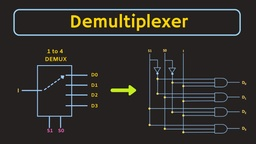
#> input picture 1-Bases-OpenCV/demux.jpg, 256 x 144 px, shrunk from 1280 x 720 before the run
$ jupyter execute image_manipulation.ipynb   (shell and % lines are left out)
#> lines starting #> are read from the running program, lines starting #| are printed output that depends on the picture
# Taller OpenCV

### Instalar librerías

### Librerías a usar

[cell 1]
# Import necessary libraries
import cv2  # OpenCV for image processing
import matplotlib.image as mpi  # Matplotlib's image module to read images
import matplotlib.pyplot as plt  # Matplotlib to display images
import numpy as np  # NumPy for numerical operations on images

### Funciones útiles

[cell 2]
# Utility function to load an image from a file
def img(file):
#> called with file = 'demux.jpg'
    datos = mpi.imread(file)  # Reads the image file
#> datos is the input picture: shape (144, 256, 3); mean R, G, B 46.6, 44.4, 40.7
    return datos  # Returns the image data as a NumPy array


# Utility function to display an image
def show(datos):
    f = plt.figure()  # Creates a new figure
    f.add_subplot(1, 2, 1)  # Adds a subplot to the figure
    plt.imshow(datos)  # Displays the image data
    plt.show()  # Renders the figure


# Load and display an image called "demux.jpg"
im = img("demux.jpg")  # Load the image into 'im'
show(im)  # Display the loaded image

### ¡Juguemos!

En esta sección se explicarán los conceptos básicos de manipulación de imagenes. Y también está libre a uso personal. Estos datos se pueden modificar para experimentar.

[cell 3]
# Function to create a negative of an image
def negative(imagen):
    height = imagen.shape[0]  # Image height
#> height = 144
    width = imagen.shape[1]  # Image width
#> width = 256
    # Create a new empty image with the same dimensions
    img = np.zeros((height, width, 3), dtype=int)
    # Loop over all pixels and invert the color
    for i in range(height):
        for j in range(width):
            img[i][j][0] = 255 - imagen[i][j][0]  # Invert Red
            img[i][j][1] = 255 - imagen[i][j][1]  # Invert Green
            img[i][j][2] = 255 - imagen[i][j][2]  # Invert Blue
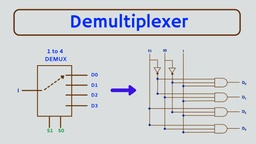
#> img: shape (144, 256, 3) int64; mean R, G, B 208.4, 210.6, 214.3
    return img  # Return the negative image


# Function to mirror an image horizontally
def mirror(imagen):
    height = imagen.shape[0]  # Image height
#> height = 144
    width = imagen.shape[1]  # Image width
#> width = 256
    img = np.zeros((height, width, 3), dtype=int)  # New empty image
    for i in range(width):
        for j in range(height):
            img[j][width - i - 1] = imagen[j][i]  # Copy pixels in reversed order
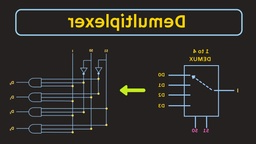
#> img: shape (144, 256, 3) int64; mean R, G, B 46.6, 44.4, 40.7
    return img  # Return the mirrored image


# Function to rotate an image by 90 degrees clockwise
def rotate90(imagen):
    height = imagen.shape[0]  # Image height
#> height = 144
    width = imagen.shape[1]  # Image width
#> width = 256
    # Create a new empty image with swapped height and width for the rotation
    img = np.zeros((width, height, 3), dtype=int)
    for i in range(height):
        for j in range(width):
            # Assign pixels to new positions to rotate the image
            img[j][height - 1 - i] = imagen[i][j]
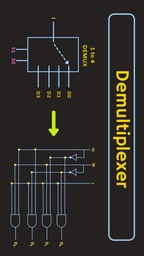
#> img: shape (256, 144, 3) int64; mean R, G, B 46.6, 44.4, 40.7
    return img  # Return the rotated image


# Function to convert an image to grayscale
def grayScale(imagen):
    height = imagen.shape[0]  # Image height
#> height = 144
    width = imagen.shape[1]  # Image width
#> width = 256
    img = np.zeros((height, width, 3), dtype=int)  # New empty image
    for i in range(height):
        for j in range(width):
            # Calculate the average of the RGB values
            prom = (imagen[i][j][0] + imagen[i][j][1] + imagen[i][j][2]) / 3
            # Set each color channel to the calculated average for grayscale
            for k in range(3):
                img[i][j][k] = prom
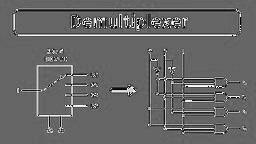
#> img: shape (144, 256, 3) int64; min 0, max 85, mean 34.4; drawn with min black and max white
#> in show (call 5), `plt.show()`:
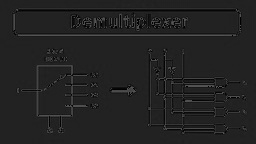
#> shown: shape (144, 256, 3); min 0, max 85, mean 34.4
    return img  # Return the grayscale image


# Function to find the smallest divisor greater than one for a given number
def minimo_divisor_mayor_a_uno(num):
    if num % 2 == 0:
        return 2  # Return 2 if the number is even
    else:
        # Check odd numbers starting from 3 to find the smallest odd divisor
        for i in range(3, num, 2):
            if num % i == 0:
                return i  # Return the divisor if found
    return num  # Return the number itself if no divisor found


# Function to calculate the mean color of a region in an image
def meanImage(col_inicio, fil_inicio, col_final, fil_fin, imagen):
    rprom, gprom, bprom = 0, 0, 0  # Initialize RGB mean values
    total_pixeles = (col_final - col_inicio) * (
        fil_fin - fil_inicio
    )  # Calculate total pixels
    for i in range(fil_inicio, fil_fin):
        for j in range(col_inicio, col_final):
            # Sum up the RGB values of each pixel
            rprom += imagen[i][j][0]
            gprom += imagen[i][j][1]
            bprom += imagen[i][j][2]
    # Calculate the mean of RGB values
    rprom /= total_pixeles
    gprom /= total_pixeles
    bprom /= total_pixeles
    return [rprom, gprom, bprom]  # Return the mean color


# Function to pixelate an image
def pixelar(imagen):
    height = imagen.shape[0]  # Image height
#> height = 144
    width = imagen.shape[1]  # Image width
#> width = 256
    # Find jump sizes for both dimensions
    altojump = minimo_divisor_mayor_a_uno(height)
#> altojump = 2
    anchojump = minimo_divisor_mayor_a_uno(width)
#> anchojump = 2
    img = np.zeros((height, width, 3), dtype=int)  # New empty image
    for i in range(0, height, altojump):
        for j in range(0, width, anchojump):
            # Calculate the mean color of the current block
            color = meanImage(j, i, j + anchojump, i + altojump, imagen)
            # Apply the mean color to the entire block
            for x in range(i, min(i + altojump, height)):
                for c in range(j, min(j + anchojump, width)):
                    img[x][c] = color
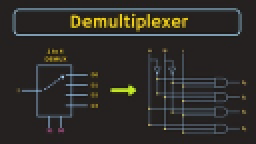
#> img: shape (144, 256, 3) int64; mean R, G, B 46.3, 44.1, 40.5
    return img  # Return the pixelated image


# Function to increase the brightness of an image
def moreBrightness(imagen, factor):
#> called with factor = 1.5
    height = imagen.shape[0]  # Image height
    width = imagen.shape[1]  # Image width
    img = np.zeros((height, width, 3), dtype=int)  # New empty image
    for i in range(height):
        for j in range(width):
            for k in range(3):
                # Increase brightness by multiplying each color channel by the factor
                # Ensure that the result does not exceed 255
                img[i][j][k] = min(imagen[i][j][k] * factor, 255)
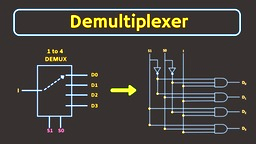
#> img: shape (144, 256, 3) int64; mean R, G, B 68.1, 65, 60.2
    return img  # Return the brightness-adjusted image


# Display the effects of the transformations on the loaded image
show(negative(im))
show(mirror(im))
show(rotate90(im))
show(grayScale(im))
show(pixelar(im))
show(moreBrightness(im, 1.5))
